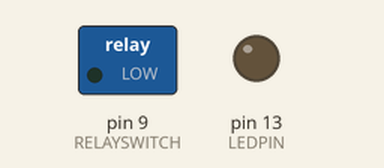
Bench run of a sketch on a simulated Arduino Pro Mini, built with avr-gcc and run on an emulated ATmega328P. Shown: switched loads named in the sketch (green lamp = pin HIGH), output pins drawn as LEDs (lit = HIGH). What the sketch prints to the serial monitor is not drawn.

Above: at 10.9 s.
At 14.7 s:
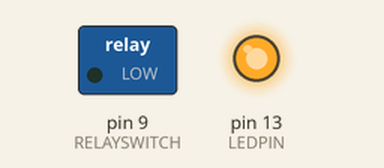
Timing chart, 0 to 17.3 s (numbered marks = the images above):
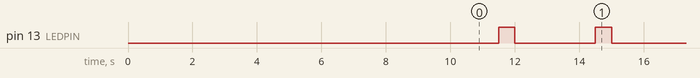

The sketch:

HumiditySwitch.ino
```cpp
/*
This code is for an Arduino Pro mini, a DTH11 temperature and humidity sensor and a 240v relay. This will will be connected to a bathroom ventilation fan, this will convert from a timed fan to a fan that runs from a humidity sensor in the bathroom. In the initial version the humidity trigger value is set in software, my thinking is I will change this to a potentiometer in a subsequent version and have a space on the board for the pot.
*/

#include <DHT.h>
#include <DHT_U.h>
#include "../../../../../../.platformio/packages/framework-arduinoavr/cores/arduino/HardwareSerial.h"

#define DHTTYPE           DHT11
#define DHTPIN            10         // Pin which is connected to the DHT sensor.
#define RELAYSWITCH       9         // Pin which is connected to the realy switch.
#define LEDPIN            13

DHT_Unified dht(DHTPIN, DHTTYPE);

const int blinkDuration = 500;
const int LEDInterval = 2500;
const int targetHumidity = 50; // 50% humidity is the trigger value for this version of code - this will be moved to a pot?


int sensorReadDelay = 10000;
int switchUpdateDelay = 30 * 1000;
int sensorHumidity = 60;

byte relaySwitchState = LOW;
byte relayPreviousSwitchState = LOW;
byte LEDState = LOW;
unsigned long currentMillis = 0;
unsigned long previousLEDMillis = 0;
unsigned long previousSensorReadMillis = 0;
unsigned long previousRelaySwitchMillis = 0;

void setup() {
    Serial.begin(9600);
    pinMode(LED_BUILTIN, OUTPUT);     // Initialize the LED_BUILTIN pin as an output
    pinMode(RELAYSWITCH, OUTPUT);
    updateLEDState();

    sensorHumidity = 0;

    Serial.println("------------------------------------");
    Serial.println("Humidity 240v Switch Setup");

    delay(10000);
    // Initialize device.
    dht.begin();

    // Print temperature sensor details.
    sensor_t sensor;
    dht.temperature().getSensor(&sensor);
    Serial.println("------------------------------------");
    Serial.println("Temperature");
    Serial.print("Sensor:       ");
    Serial.println(sensor.name);
    Serial.print("Driver Ver:   ");
    Serial.println(sensor.version);
    Serial.print("Unique ID:    ");
    Serial.println(sensor.sensor_id);
    Serial.print("Max Value:    ");
    Serial.print(sensor.max_value);
    Serial.println(" *C");
    Serial.print("Min Value:    ");
    Serial.print(sensor.min_value);
    Serial.println(" *C");
    Serial.print("Resolution:   ");
    Serial.print(sensor.resolution);
    Serial.println(" *C");
    Serial.println("------------------------------------");
    // Print humidity sensor details.
    dht.humidity().getSensor(&sensor);
    Serial.println("------------------------------------");
    Serial.println("Humidity");
    Serial.print("Sensor:       ");
    Serial.println(sensor.name);
    Serial.print("Driver Ver:   ");
    Serial.println(sensor.version);
    Serial.print("Unique ID:    ");
    Serial.println(sensor.sensor_id);
    Serial.print("Max Value:    ");
    Serial.print(sensor.max_value);
    Serial.println("%");
    Serial.print("Min Value:    ");
    Serial.print(sensor.min_value);
    Serial.println("%");
    Serial.print("Resolution:   ");
    Serial.print(sensor.resolution);
    Serial.println("%");
    Serial.println("------------------------------------");
    // Set delay between sensor readings based on sensor details.
    sensorReadDelay = sensor.min_delay / 1000;
    Serial.println("------------------------------------");

}

void loop() {
    // put your main code here, to run repeatedly:

    /*
    The code here isn't your usual Arduino style with delays. I have used the following guide for inspiration for moving away from Delays ->
    https://forum.arduino.cc/index.php?topic=503368.0
    */

    currentMillis = millis(); // gets the vurrent millisecond value
    updateLEDState(); // updates the LED state depending on the times and values above
    switchLED(); // Sets the LED to the LED State
    readHumidity(); // reads the current humidity
    updateRelayState(); // updates the relay switch state, based on the values above
    switchRelay(); // Sets the relay switch state

}


void switchFan() {
    if (relaySwitchState == LOW) {
        Serial.println("** Fan Off **");
        digitalWrite(RELAYSWITCH, HIGH);
        relaySwitchState = HIGH;
    } else {
        Serial.println("** Fam On **");
        digitalWrite(RELAYSWITCH, LOW);
        relaySwitchState = LOW;
    }
}

void readHumidity() {
    if (currentMillis - previousSensorReadMillis >= sensorReadDelay) {
        sensors_event_t event;
        dht.humidity().getEvent(&event);
        sensorHumidity = event.relative_humidity;
        Serial.println(sensorHumidity);
        previousSensorReadMillis += sensorReadDelay;
    }
}

void updateLEDState() {

    if (LEDState == LOW) {
        // if the Led is off, we must wait for the interval to expire before turning it on
        if (currentMillis - previousLEDMillis >= LEDInterval) {
            // time is up, so change the state to HIGH
            LEDState = HIGH;
            // and save the time when we made the change
            previousLEDMillis += LEDInterval;
            // NOTE: The previous line could alternatively be
            //              previousLEDMillis = currentMillis
            //        which is the style used in the BlinkWithoutDelay example sketch
            //        Adding on the interval is a better way to ensure that succesive periods are identical

        }
    } else {  // i.e. if LEDState is HIGH

        // if the Led is on, we must wait for the duration to expire before turning it off
        if (currentMillis - previousLEDMillis >= blinkDuration) {
            // time is up, so change the state to LOW
            LEDState = LOW;
            // and save the time when we made the change
            previousLEDMillis += blinkDuration;
        }
    }
}

void updateRelayState() {

    if (sensorHumidity >= targetHumidity) {
        relaySwitchState = HIGH;
    } else {
        relaySwitchState = LOW;
    }
}


void switchLED() {
    digitalWrite(LEDPIN, LEDState);
}

void switchRelay() {
    if (currentMillis - previousRelaySwitchMillis >= switchUpdateDelay ) {
        if (relaySwitchState != relayPreviousSwitchState) {
            Serial.println("Set relay pin to ");
            Serial.print(relaySwitchState);
            Serial.println(".");
            digitalWrite(RELAYSWITCH, relaySwitchState);
            relayPreviousSwitchState = relaySwitchState;
        }
        previousRelaySwitchMillis += switchUpdateDelay;
    }
}
```

Measured:
- by itself, pin 13 (LEDPIN): alternates HIGH for 0.50 s and LOW for 2.5 s
- by itself, everything shown: repeats every 48.0 s, in 32 steps
